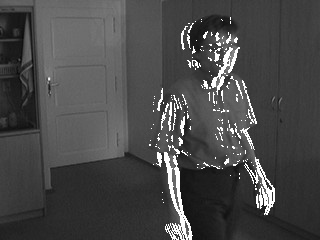
#> input picture detection.jpg, 320 x 240 px, given in place of gray_141.jpg, which was not available
$ python Motion_detect.py
#> lines starting #> are read from the running program, lines starting #| are printed output that depends on the picture; pictures that were not available may be replaced by others from this repository, and a replacement may not be noted
#!/bin/env python3
import cv2
import os
import glob
from matplotlib import pyplot as plt
import numpy as np
from scipy import ndimage

class project1():
    def __init__(self, source_img_path):
        self.src = source_img_path
        os.chdir(source_img_path)
        self.gray_path = source_img_path + "/Gray_scale/gray_"
        self.temp_der_path = source_img_path + "/Gray_scale/temp_der/der_new_"
        self.temp_der_path3 = source_img_path + "/Gray_scale/temp_der/filt3/der_new3_"
        self.temp_der_path5 = source_img_path + "/Gray_scale/temp_der/filt5/der_new5_"
        self.temp_der_path6 = source_img_path + "/Gray_scale/temp_der/filt_gauss/der_new6_"
        self.derived_frames = source_img_path + "/Gray_scale/derived_frames/der_"
        self.derived_guass = source_img_path + "/Gray_scale/derived_guass/der_"
        self.derived_masks = source_img_path + "/Gray_scale/derived_mask/der_maks_"
        # /home/yash/Documents/Computer_VIsion/Project 1/CV_Project1/Office/Office/Gray_scale/temp_der/filt_gauss
        self.img_names = []
        for f in glob.glob("*.jpg"):
            self.img_names.append(f)
        self.img_names = sorted(self.img_names)

    # [66 lines left out: functions read_gray_scale, temp_subtract, threethree_derivative, fivefive_derivative, apply_gaussian_filter, EST_NOISE, not called in this run]
        # return m_sigma

    def temp_der(self):
        # [14 lines of commented-out code are left out]
        gray1 = cv2.imread(self.gray_path + str(141) + '.jpg',0)
#> gray1 is the input picture: shape (240, 320); min 7, max 255, mean 72.6
        gray2 = cv2.imread(self.gray_path + str(140) + '.jpg',0)
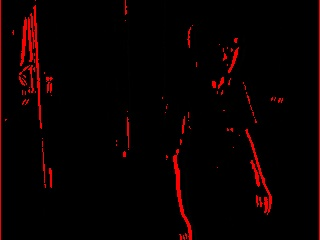
#> input picture detection_with_3b3.jpg, 320 x 240 px, given in place of gray_140.jpg, which was not available
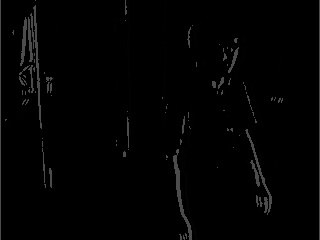
#> gray2: shape (240, 320); min 0, max 83, mean 2.7
        Kx = np.array([-0.5, 0.0, 0.5])
        # Fx = ndimage.convolve1d(gray, weights=Kx,axis=1,mode='constant')
        Fx1 = ndimage.convolve1d(gray1.astype(np.float64), weights=Kx,axis=1,mode='constant')
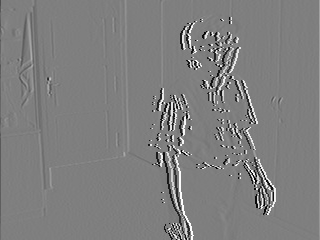
#> Fx1: shape (240, 320) float64; min -119, max 119.5, mean 0; drawn with min black and max white
        Fx2 = ndimage.convolve1d(gray2.astype(np.float64), weights=Kx,axis=1,mode='constant')
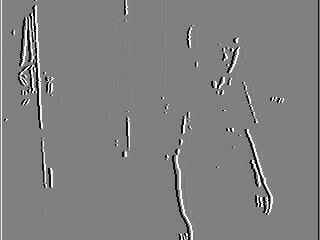
#> Fx2: shape (240, 320) float64; min -41.5, max 41, mean 0; drawn with min black and max white
        diff = np.abs(Fx2 - Fx1)
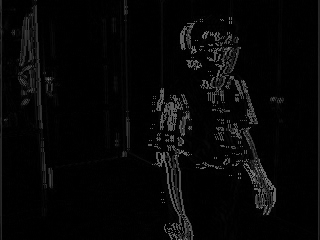
#> diff: shape (240, 320) float64; min 0, max 144.5, mean 7.2
        # threshold = self.EST_NOISE()
        # mask = (diff > threshold).astype(np.uint8) * 255
        # display the mask overlaid on the original frame
        # result_1 = cv2.cvtColor(gray2, cv2.COLOR_GRAY2BGR)
        # result_1[mask != 0] = (0, 0, 255)
        cv2.imwrite(self.derived_frames + str(1411111111) + '.jpg',diff)
        # [16 lines of commented-out code are left out]

    # [134 lines left out: functions temp_der_guass, thres_mask, analysis_filts, combine_mask, results, result_demo, not called in this run]
        # [4 lines of commented-out code are left out]


if __name__ == "__main__":

    office_imgs = "Path to your image files"
    motion_detect = project1(office_imgs)
    # motion_detect.result_demo()
    # motion_detect.temp_subtract()
    # motion_detect.read_gray_scale()
    motion_detect.temp_der()
    # threshold = motion_detect.EST_NOISE()
    # motion_detect.thres_mask(3)
